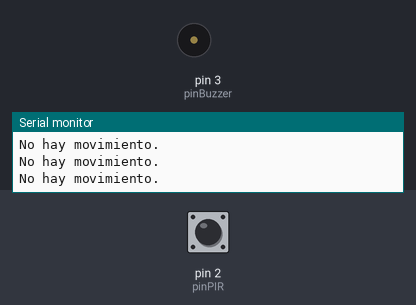
A sketch run on a simulated Arduino Uno, built with avr-gcc and run on an emulated ATmega328P. Shown: buzzer (waves = sounding, pin HIGH), the last lines printed to the serial monitor. The inputs (shaded band) are chosen by the test bench; at power-on: pin 2 (pinPIR) LOW.

Above: at 1.2 s.
1.3 s: pin 2 (pinPIR) driven HIGH
At 1.7 s:
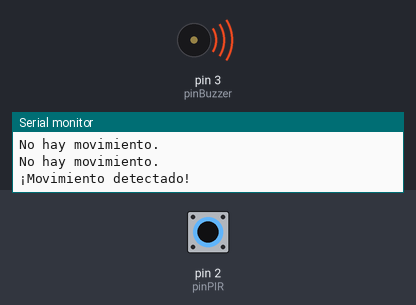
4.3 s: pin 2 (pinPIR) driven LOW
At 5.1 s:
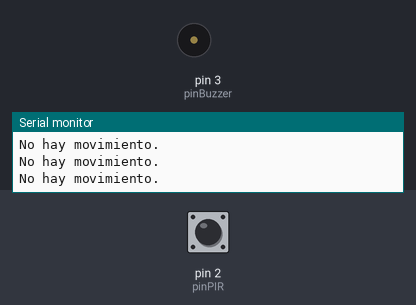
7.3 s: pin 2 (pinPIR) pulsed HIGH 5 times (0.12 s each, 0.3 s apart)
At 9.4 s:
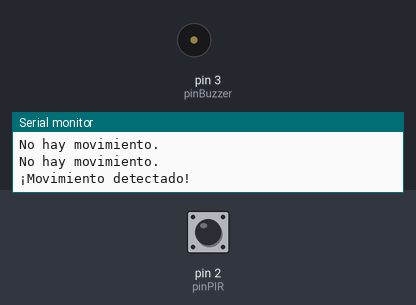
11.8 s: pin 2 (pinPIR) pulsed HIGH 2 times (0.12 s each, 0.3 s apart)
At 12.2 s:
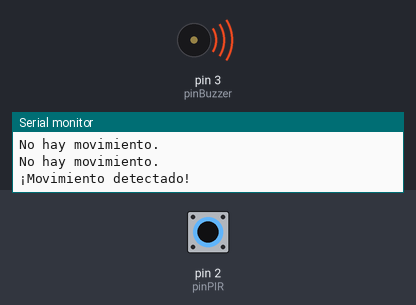
Timing chart, 0 to 14.8 s (numbered marks = the images above; inputs shaded):
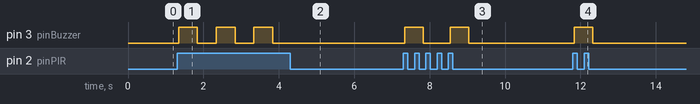

The sketch:

E1.ino
```cpp
/*---------------------------------------------
  Curso de Desarrollo IoT
  Módulo: Makers
  Clase: 5
  Ejercicio: 1

  PINOUT:
  (HC-SR501)
  OUT -> D2

  (Buzzer)
  + -> D3
---------------------------------------------*/

const int pinPIR = 2;
const int pinBuzzer = 3;

void setup() {
  pinMode(pinPIR, INPUT);
  pinMode(pinBuzzer, OUTPUT);

  Serial.begin(9600);
  Serial.println("Sistema de Alarma Activado");
}

void loop() {
  int movimiento = digitalRead(pinPIR);

  if (movimiento == HIGH) {
    activarAlarma();
  } else {
    desactivarAlarma();
  }
}

void activarAlarma() {
  Serial.println("¡Movimiento detectado!");
  digitalWrite(pinBuzzer, HIGH);
  delay(500);  // Tiempo que el buzzer está encendido (en milisegundos)
  digitalWrite(pinBuzzer, LOW);
  delay(500);  // Tiempo que el buzzer está apagado (en milisegundos)
}

void desactivarAlarma() {
  Serial.println("No hay movimiento.");
  digitalWrite(pinBuzzer, LOW);
}
```

Measured:
- after the input at 1.3 s, pin 3 (pinBuzzer): alternates HIGH for 0.50 s and LOW for 0.50 s, starting at once
- after the input at 4.3 s, pin 3 (pinBuzzer): stops changing and stays LOW
- after the input at 7.3 s, pin 3 (pinBuzzer): alternates HIGH for 0.50 s and LOW for 0.71 s, 4 changes in all, then stays LOW, starting at once
- after the input at 11.8 s, pin 3 (pinBuzzer): LOW → HIGH at once, → LOW 0.50 s later
